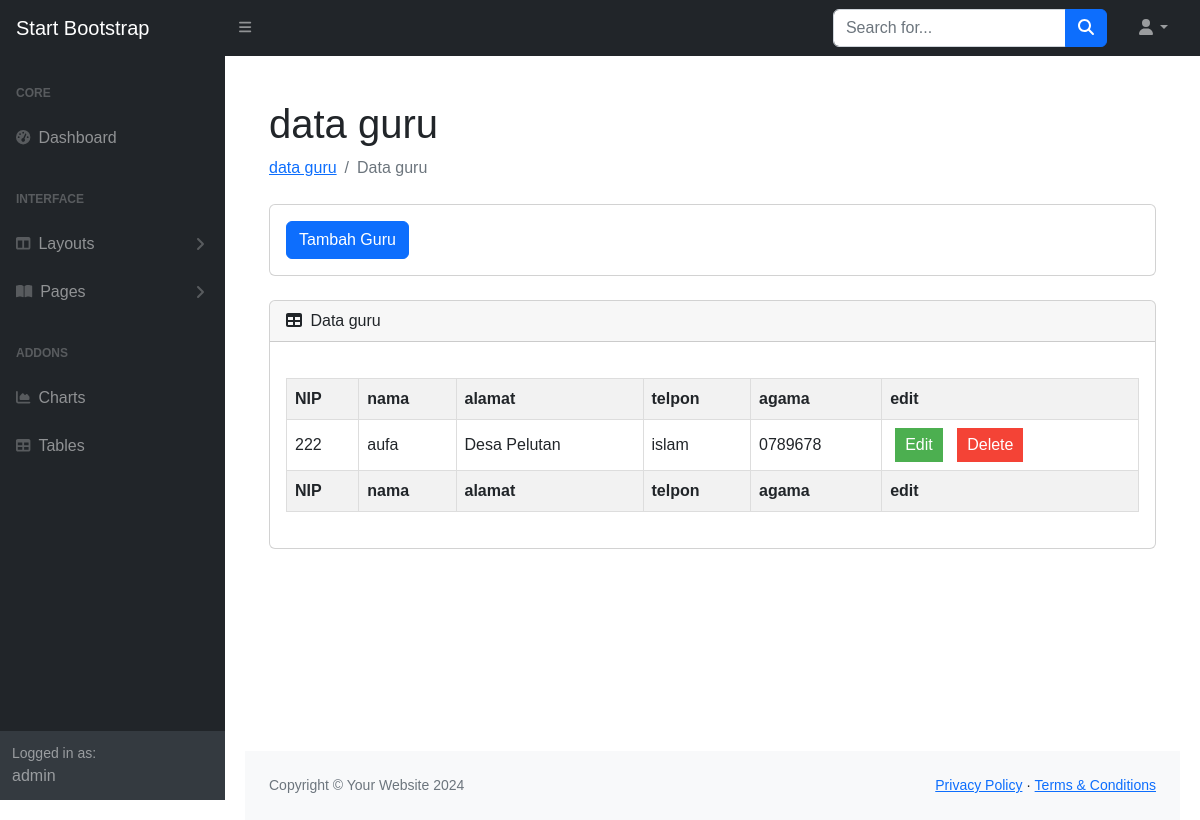
Page /admin/dataguru.php on the earlier database version.
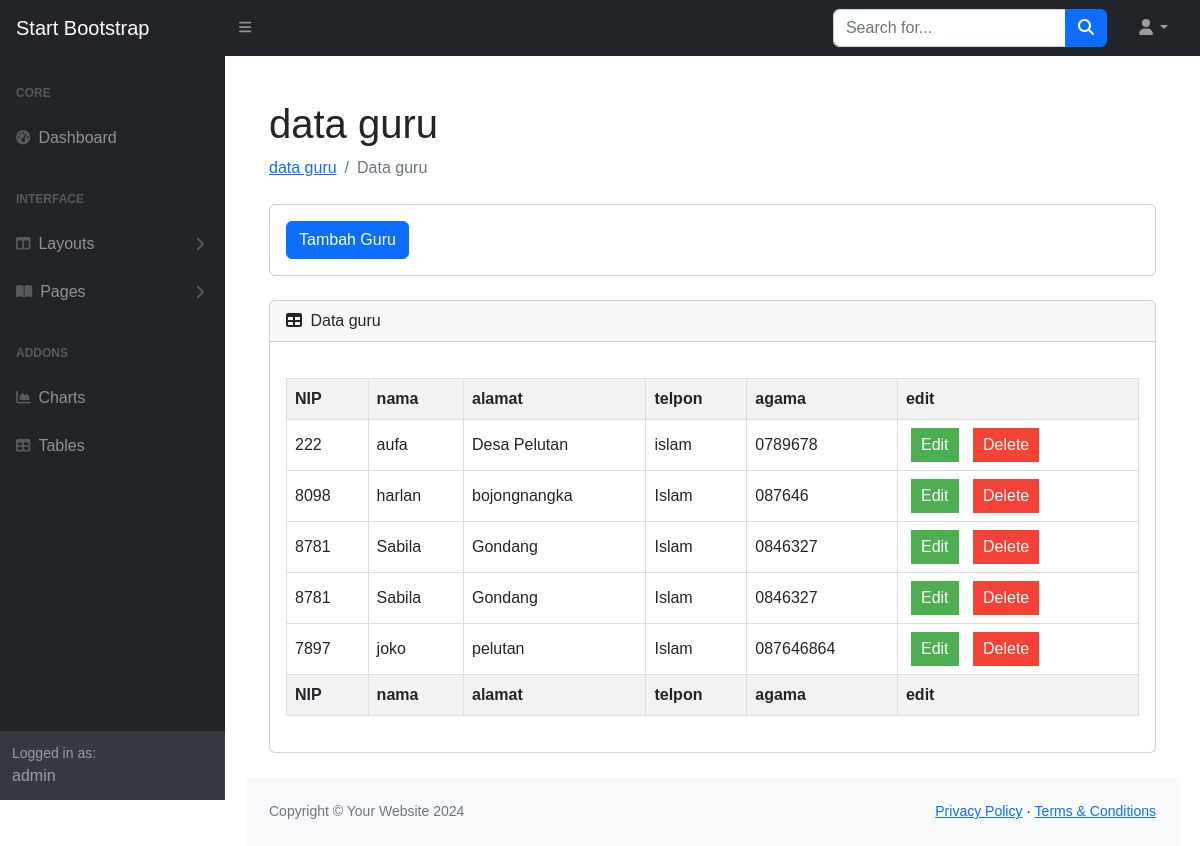
Same page on the later database version.
### tables this page shows
CREATE TABLE `tb_guru` (
  `id_guru` int(11) NOT NULL,
  `nip` varchar(30) NOT NULL,
  `nama` varchar(100) NOT NULL,
  `alamat` varchar(128) NOT NULL,
  `telpon` varchar(20) NOT NULL,
  `agama` varchar(20) NOT NULL
);

### admin/dataguru.php (the view, shortened to what this page needs)
<?php
include "../koneksi.php";
$query = "SELECT * FROM tb_guru";
$ambil = $koneksi->query($query);
?>
<!DOCTYPE html>
<html lang="en">
    <head>
        <link href="https://cdn.jsdelivr.net/npm/simple-datatables@7.1.2/dist/style.min.css" rel="stylesheet" />
        <link href="css/styles.css" rel="stylesheet" />
        <link rel="stylesheet" href="css/button.css">
    </head>
    <body class="sb-nav-fixed">
        <nav class="sb-topnav navbar navbar-expand navbar-dark bg-dark">
            <a class="navbar-brand ps-3" href="index.html">Start Bootstrap</a>
            <button class="btn btn-link btn-sm order-1 order-lg-0 me-4 me-lg-0" id="sidebarToggle" href="#!"><i class="fas fa-bars"></i></button>
            <form class="d-none d-md-inline-block form-inline ms-auto me-0 me-md-3 my-2 my-md-0">
                <div class="input-group">
                    <input class="form-control" type="text" placeholder="Search for..." aria-label="Search for..." aria-describedby="btnNavbarSearch" />
                    <button class="btn btn-primary" id="btnNavbarSearch" type="button"><i class="fas fa-search"></i></button>
                </div>
            </form>
            <ul class="navbar-nav ms-auto ms-md-0 me-3 me-lg-4">
                <li class="nav-item dropdown">
                    <a class="nav-link dropdown-toggle" id="navbarDropdown" href="#" role="button" data-bs-toggle="dropdown" aria-expanded="false"><i class="fas fa-user fa-fw"></i></a>
                </li>
            </ul>
        </nav>
        <div id="layoutSidenav">
            <div id="layoutSidenav_nav">
                <nav class="sb-sidenav accordion sb-sidenav-dark" id="sidenavAccordion">
                    <div class="sb-sidenav-menu">
                        <div class="nav">
                            <div class="sb-sidenav-menu-heading">Core</div>
                            <a class="nav-link" href="index.html">
                                <div class="sb-nav-link-icon"><i class="fas fa-tachometer-alt"></i></div>
                                Dashboard
                            </a>
                            <div class="sb-sidenav-menu-heading">Interface</div>
                            <a class="nav-link collapsed" href="#" data-bs-toggle="collapse" data-bs-target="#collapseLayouts" aria-expanded="false" aria-controls="collapseLayouts">
                                <div class="sb-nav-link-icon"><i class="fas fa-columns"></i></div>
                                Layouts
                                <div class="sb-sidenav-collapse-arrow"><i class="fas fa-angle-down"></i></div>
                            </a>
                            <a class="nav-link collapsed" href="#" data-bs-toggle="collapse" data-bs-target="#collapsePages" aria-expanded="false" aria-controls="collapsePages">
                                <div class="sb-nav-link-icon"><i class="fas fa-book-open"></i></div>
                                Pages
                                <div class="sb-sidenav-collapse-arrow"><i class="fas fa-angle-down"></i></div>
                            </a>
                            <div class="sb-sidenav-menu-heading">Addons</div>
                            <a class="nav-link" href="charts.html">
                                <div class="sb-nav-link-icon"><i class="fas fa-chart-area"></i></div>
                                Charts
                            </a>
                            <a class="nav-link" href="tables.html">
                                <div class="sb-nav-link-icon"><i class="fas fa-table"></i></div>
                                Tables
                            </a>
                        </div>
                    </div>
                    <div class="sb-sidenav-footer">
                        <div class="small">Logged in as:</div>
                        <?= 'admin' ?>
                    </div>
                </nav>
            </div>
            <div id="layoutSidenav_content">
                <main>
                    <div class="container-fluid px-4">
                        <h1 class="mt-4">data guru</h1>
                        <ol class="breadcrumb mb-4">
                            <li class="breadcrumb-item"><a href="index.html">data guru</a></li>
                            <li class="breadcrumb-item active">Data guru</li>
                        </ol>
                        <div class="card mb-4">
                            <div class="card-body">
                                <a class="btn btn-primary" href="tambahGuru.php">Tambah Guru</a>
                            </div>
                        </div>
                        <div class="card mb-4">
                            <div class="card-header">
                                <i class="fas fa-table me-1"></i>
                                Data guru
                            </div>
                            <div class="card-body">
                                <table id="datatablesSimple">
                                    <thead>
                                        <tr>
                                            <th>NIP</th>
                                            <th>nama</th>
                                            <th>alamat</th>
                                            <th>telpon</th>
                                            <th>agama</th>
                                            <th>edit</th>
                                        </tr>
                                    </thead>
                                    <tfoot>
                                        <tr>
                                            <th>NIP</th>
                                            <th>nama</th>
                                            <th>alamat</th>
                                            <th>telpon</th>
                                            <th>agama</th>
                                            <th>edit</th>
                                        </tr>
                                    </tfoot>
                                    <tbody>
                                        <?php
                                        while ($data = mysqli_fetch_array($ambil)) {
                                        ?>
                                        <tr>
                                            <td><?php echo $data['nip']; ?></td>
                                            <td><?php echo $data['nama']; ?></td>
                                            <td><?php echo $data['alamat']; ?></td>
                                            <td><?php echo $data['agama']; ?></td>
                                            <td><?php echo $data['telpon']; ?></td>
                                            <td>
                                            <button class="edit-btn">Edit</button>
                                            <button class="delete-btn">Delete</button>
                                            </td>
                                        </tr>
                                        <?php
                                        }
                                        ?>
                                    </tbody>
                                </table>
                            </div>
                        </div>
                    </div>
                </main>
                <footer class="py-4 bg-light mt-auto">
                    <div class="container-fluid px-4">
                        <div class="d-flex align-items-center justify-content-between small">
                            <div class="text-muted">Copyright &copy; Your Website <?= date ('Y') ?></div>
                            <div>
                                <a href="#">Privacy Policy</a>
                                &middot;
                                <a href="#">Terms &amp; Conditions</a>
                            </div>
                        </div>
                    </div>
                </footer>
            </div>
        </div>
    </body>
</html>

### admin/css/button.css (style rules this page uses)
body { font-family: Arial, sans-serif; margin: 20px; }
table { width: 100%; border-collapse: collapse; margin: 20px 0; }
th, td { border: 1px solid #dddddd; text-align: left; padding: 8px; }
th { background-color: #f2f2f2; }
button { padding: 5px 10px; margin: 0 5px; border: none; cursor: pointer; }
.edit-btn { background-color: #4CAF50; color: white; }
.delete-btn { background-color: #f44336; color: white; }

Differences in the rows shown:
added tb_guru: nip "8098", nama "harlan", alamat "bojongnangka", agama "Islam", telpon "087646"
added tb_guru: nip "8781", nama "Sabila", alamat "Gondang", agama "Islam", telpon "0846327"
added tb_guru: nip "8781", nama "Sabila", alamat "Gondang", agama "Islam", telpon "0846327"
added tb_guru: nip "7897", nama "joko", alamat "pelutan", agama "Islam", telpon "087646864"
